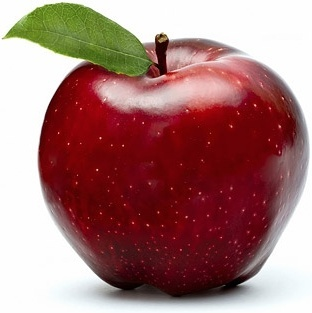
#> input picture Assignment2/Question1/apple.jpg, 312 x 313 px
$ python question1a.py   (Python 2 division)   (older library calls are emulated)
#> lines starting #> are read from the running program, lines starting #| are printed output that depends on the picture
import numpy as np
import cv2
from PIL import Image


def ReLU(x):
    """
    Compute the relu
    :param x:
    :return:
    """
    return np.where(x > 0, 1.0, 0.0)


def softMax(x):
    """
    Compute softmax values for each value in x.
    """
    sMax = []
    for i in range(x.shape[0]):
        sMax.append(np.exp(x[i]) / np.sum(np.exp(x)))
    return np.array(sMax)


def convolutionLayer1(image, filters):
    """
    Convolves the image by applying the filter
    :param image:
    :param filters:
    :return: convolutionMatrix
    """
    convolutionMatrix = np.zeros((28, 28, 6))

    for fil in range(6):
        for rowStride in range(image.shape[0] - filters.shape[0] + 1):
            for colStride in range(image.shape[0] - filters.shape[0] + 1):
                convolutionMatrix[rowStride][colStride][fil] = \
                    np.sum(filters * image[rowStride:rowStride + 5,
                                           colStride:colStride + 5, :])

    return convolutionMatrix


def maxPoolLayer1(convolutionMatrix):
    """
    Performs max pooling on the convoluted matrix
    :param convolutionMatrix:
    :return: max pooled matrix
    """
    maxPoolMatrix = np.zeros((14, 14, 6))

    for fil in range(6):
        for rowStride in range(0, 28, 2):
            for colStride in range(0, 28, 2):
                maxPoolMatrix[rowStride / 2][colStride / 2][fil] = \
                        np.max(convolutionMatrix[rowStride:rowStride + 1,
                                                 colStride:colStride + 1, :])

    return maxPoolMatrix


def convolutionLayer2(maxPoolMatrix, filters):
    """
    Convolves the given matrix by applying the filter
    :param maxPoolMatrix1:
    :param filters2:
    :return: convoluted matrix
    """
    convolutionMatrix = np.zeros((10, 10, 16))

    for fil in range(16):
        for rowStride in range(maxPoolMatrix.shape[0] - filters.shape[0] + 1):
            for colStride in range(maxPoolMatrix.shape[0] - filters.shape[0] + 1):
                convolutionMatrix[rowStride][colStride][fil] = \
                    np.sum(filters * maxPoolMatrix[rowStride:rowStride + 5,
                                                   colStride:colStride + 5, :])

    return convolutionMatrix


def maxPoolLayer2(convolutionMatrix):
    """
    Perform max pooling on the given convolution matrix
    :param convolutionMatrix:
    :return: max pooled matrix
    """
    maxPoolMatrix = np.zeros((5, 5, 16))

    for fil in range(16):
        for rowStride in range(0, 10, 2):
            for colStride in range(0, 10, 2):
                maxPoolMatrix[rowStride / 2][colStride / 2][fil] = \
                        np.max(convolutionMatrix[rowStride:rowStride + 1,
                                                 colStride:colStride + 1, :])

    return maxPoolMatrix


def forwardPassOfNeuralNetwork(inputs):
    """
    Perform the forward pass of the neural network
    :param inputs:
    :return:
    """
    # Initializing variables
    hiddenLayer1 = 120
    hiddenLayer2 = 84
    outputLayer = 10

    weightsHiddenLayer1 = np.random.uniform(-0.1, 0.1, size=(hiddenLayer1, inputs.shape[0]))
    weightsHiddenLayer2 = np.random.uniform(-0.1, 0.1, size=(hiddenLayer2, hiddenLayer1))
    weightsOutputLayer = np.random.uniform(-0.1, 0.1, size=(outputLayer, hiddenLayer2))

    # Forward Pass of Neural Network
    hiddenLayer1Output = np.matmul(weightsHiddenLayer1, inputs)
    hiddenLayer2Output = np.matmul(weightsHiddenLayer2, hiddenLayer1Output)
    outputLayerOutput = np.matmul(weightsOutputLayer, hiddenLayer2Output)

    # Performing softmax of the output
    softMaxOutputs = softMax(outputLayerOutput)
    print(softMaxOutputs)


if __name__ == "__main__":
    imagePath = raw_input("Enter the path of the image: ")
#> the answer given: apple.jpg
    # image = cv2.imread(imagePath)
    image = Image.open(imagePath)
#> image is the input picture: PIL image 312x313 RGB; mean R, G, B 166.4, 122.2, 120.2

    # Resize the image to 32 x 32 x 3
    imageResized = image.resize((32, 32), Image.ANTIALIAS)
    imageResized = np.array(imageResized)

    img = Image.fromarray(imageResized, 'RGB')
    img = img.resize((312, 312))
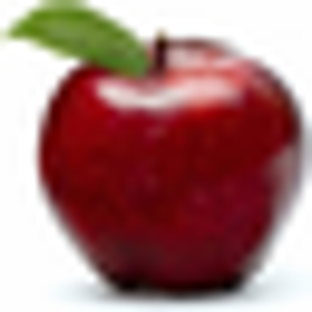
#> img: PIL image 312x312 RGB; mean R, G, B 166, 121.9, 119.7
    img.save('newPic.jpg')
    img.show()

    filters1 = np.random.randn(5, 5, 3)

    # Perform the First convolution
    convolutionMatrix1 = convolutionLayer1(imageResized, filters1)

    # Display the intermediate image
    img1 = Image.fromarray(convolutionMatrix1, 'RGB')
    img1 = img1.resize((312, 312))
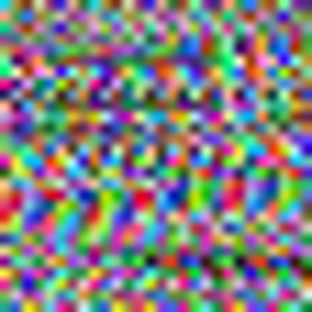
#> img1: PIL image 312x312 RGB; mean R, G, B 128.3, 128.4, 128.4
    img1.show()

    # Apply the ReLU function on the convolution outputs
    reluMatrix1 = ReLU(convolutionMatrix1)

    # Perform the First Max Pooling
    maxPoolMatrix1 = maxPoolLayer1(reluMatrix1)

    # Display the intermediate image
    img2 = Image.fromarray(maxPoolMatrix1, 'RGB')
    img2 = img2.resize((312, 312))
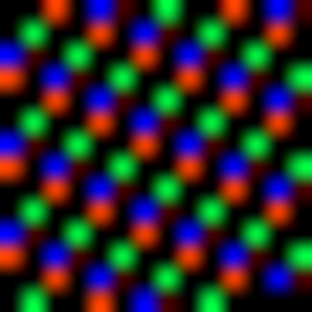
#> img2: PIL image 312x312 RGB; mean R, G, B 41.7, 41.6, 41.7
    img2.show()

    # Perform the Second convolution
    filters2 = np.random.randn(5, 5, 6)
    convolutionMatrix2 = convolutionLayer2(maxPoolMatrix1, filters2)

    # Display the intermediate image
    img3 = Image.fromarray(convolutionMatrix2, 'RGB')
    img3 = img3.resize((312, 312))
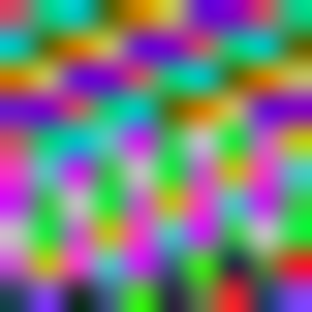
#> img3: PIL image 312x312 RGB; mean R, G, B 123.3, 125.3, 126.8
    img3.show()

    # Apply ReLU function on the second convolution
    reluMatrix2 = ReLU(convolutionMatrix2)

    # Perform the Second Max Pooling
    maxPoolMatrix2 = maxPoolLayer2(convolutionMatrix2)

    # Display the intermediate image
    img4 = Image.fromarray(maxPoolMatrix2, 'RGB')
    img4 = img4.resize((312, 312))
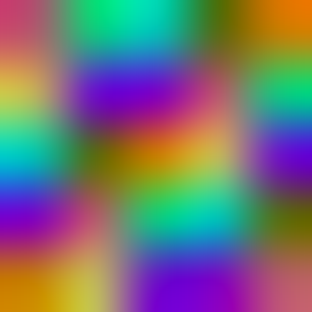
#> img4: PIL image 312x312 RGB; mean R, G, B 117.4, 113.7, 114.3
    img4.show()

    # Perform the forward pass of the Neural Network
    inputs = maxPoolMatrix2.flatten()
#> inputs = 400 values, max 24.62 at index 48, min -9.24 at index 160, mean 8.68
    forwardPassOfNeuralNetwork(inputs)
#> in forwardPassOfNeuralNetwork, `hiddenLayer1Output = np.matmul(weightsHiddenLayer1, inputs)`: hiddenLayer1Output = 120 values, max 29.55 at index 95, min -39.28 at index 104, mean -1.45
#> in forwardPassOfNeuralNetwork, `hiddenLayer1Output = np.matmul(weightsHiddenLayer1, inputs)`:
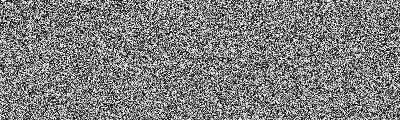
#> weightsHiddenLayer1: shape (120, 400) float64; min -0.1, max 0.1, mean -0.000417; drawn with min black and max white
#> in forwardPassOfNeuralNetwork, `hiddenLayer2Output = np.matmul(weightsHiddenLayer2, hiddenLayer1Output)`: hiddenLayer2Output = 84 values, max 21.83 at index 50, min -16.58 at index 36, mean 1.04
#> in forwardPassOfNeuralNetwork, `hiddenLayer2Output = np.matmul(weightsHiddenLayer2, hiddenLayer1Output)`:
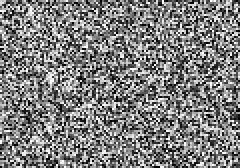
#> weightsHiddenLayer2: shape (84, 120) float64 (shown 2 times larger); min -0.1, max 0.1, mean -0.000274; drawn with min black and max white
#> in forwardPassOfNeuralNetwork, `outputLayerOutput = np.matmul(weightsOutputLayer, hiddenLayer2Output)`: outputLayerOutput = [-2.16, -2.03, -2.9, -5.14, -4.58, 3.44, 8.18, 2.44, 9.12, -1.64]
#> after the loop in softMax, `for i in range(x.shape[0]):`: sMax = [9.04e-06, 1.03e-05, 4.32e-06, 4.6e-07, 8.09e-07, 0.00245, 0.28, 0.000901, 0.717, 1.52e-05]
#> in forwardPassOfNeuralNetwork, `softMaxOutputs = softMax(outputLayerOutput)`: softMaxOutputs has the same summary as sMax in softMax
#| [9.03875891e-06 1.02890520e-05 4.32330793e-06 4.60331554e-07
#|  8.09171260e-07 2.45077374e-03 2.79921258e-01 9.01159516e-04
#|  7.16686640e-01 1.52480167e-05]
